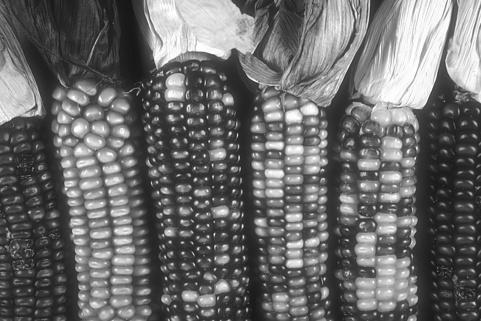
%> input picture applications/BSD300-images/2.jpg, 481 x 321 px; its folder holds 3 pictures in this run
$ octave demo_image_inpainting.m   (GNU Octave 9; MATLAB toolbox functions it lacks are replaced by stand-ins)
%> lines starting %> are read from the running program, lines starting %| are printed output that depends on the picture
### applications/methods/completion/NN_SMC.m
function [ X ] = NN_SMC(M, Mask, gamma, rho, mu, max_mu, maxIter, tol)
%% Nuclear norm based stable matrix completion (NN_SMC) via ADMM:
%  min_{X} 1/2p*||X(Mask)-M(Mask)||_F^2 + gamma*||X||_*,
%  parameters:
%     M      : observed noisy incompleted matrix data sized m x n
%     Mask   : the mask index matrix
%     gamma  : regularization parameter for nuclear norm (default: sigma*sqrt(min(m,n)/p))
%     rho    : scale lifting parameter in ADMM framework
%     mu     : dual parameter in ADMM framework
%     max_mu : maximum of mu
%     maxIter: maximum number of iterations
%     tol    : tolerance/convergence factor
%  ------------------------------------------------------------------------
%% parameters
[m, n] = size(M);
p = sum(Mask(:))/(m*n);
% if nargin < 3; gamma  = sigma * sqrt(min(m,n)/p);          end
if nargin < 4; rho     = 1.1;                              end
if nargin < 5; mu      = 1e-4;                             end
if nargin < 6; max_mu  = 1e10;                             end
if nargin < 7; maxIter = 500;                              end
if nargin < 8; tol     = 1e-6;                             end

Mask_c = ones(m,n) - Mask;
q = 1/p;
qM_Mask = q * (M .* Mask);

%% variables initialization
X = zeros(m,n);
Z = X;
M1 = zeros(m,n);

%% main loop
iter = 0;
while iter < maxIter
    iter = iter + 1;
    Xk = X;
    %% Update X
    T = qM_Mask + (mu*Z - M1);
    X = (p/(1+p*mu)) * (T.*Mask) + (1/mu) * (T.*Mask_c);

    %% Update Z -- solve NN by singular value thresholding
    [Z, nn_Z] = singval_thre(X + M1/mu, gamma/mu);

    %% Stop criterion
    dZ  = X - Z;
    chgX = max(abs(Xk(:)-X(:)));
    chg  = max([chgX max(abs(dZ(:)))]);
    if chg < tol
        break;
    end

    %% Update detail display
    if iter == 1 || mod(iter, 10) == 0
        obj = 0.5*norm((X(:)-M(:)).*Mask(:))^2 + gamma * nn_Z;
        err = norm(dZ(:));
        disp(['iter ' num2str(iter) ', mu=' num2str(mu) ...
            ', obj=' num2str(obj) ', err=' num2str(err)]);
    end

    %% Update M1 mu
    M1 = M1 + mu*dZ;
    mu = min(rho*mu,max_mu);
end
obj = 0.5*norm((X(:)-M(:)).*Mask(:))^2 + gamma * nn_Z;
err = norm(dZ(:));
disp(['iter ' num2str(iter) ', mu=' num2str(mu) ', obj=' num2str(obj) ', err=' num2str(err)]);
end

%% needed operations
function [ X, nn_X ] = singval_thre(Y, tau)
% singular value thresholding operator
% min_X tau*||X||_* + 0.5*||X-Y||_F^2
%
[U,S,V] = svd(Y,'econ');
S = diag(S);
svp = length(find(S>tau));
if svp>=1
    S = S(1:svp) - tau;
    X = U(:,1:svp)*diag(S)*V(:,1:svp)';
    nn_X = sum(S);
else
    X = zeros(size(Y));
    nn_X = 0;
end
end

### applications/demo_image_inpainting.m
%%%%% test the low-rank and/or smooth based matrix estimation methods for image inpainting task %%%%%
% including:
% 1) nuclear norm (NN)
% 2) low-rank matrix factorization (LRMF)
% 3) total variation (TV)
% 4) joint nuclear norm and total variation (NN+TV)
% 5) correlated total variation (CTV)
% 6) *** the proposed smoothed low-rank matrix factorization (sLRMF) ***

close all; clear; clc;
addpath(genpath('./lib'));
addpath(genpath('./methods/completion'));

% test images from the BSD300 dataset
imgDir = './BSD300-images';
D= dir(fullfile(imgDir,'*.jpg'));

id_of_img = 2;
img_name = fullfile(imgDir,D(id_of_img).name);
img = double(imread(img_name))/255;
%> img: size 321x481 double; min 0.0314, max 1, mean 0.418
[m, n] = size(img);
%> m = 321; n = 481

% experiment settings
sigma = 0.05;
line_text = 'line_missing';
noisy_img = img + sigma * randn(m,n);
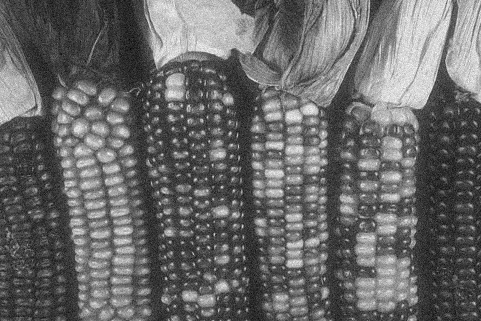
%> noisy_img: size 321x481 double; min -0.0998, max 1.16, mean 0.418; drawn with min black and max white

% evaluate the results of each method by RMSE and PSNR
RMSE = zeros(1,7);
PSNR = zeros(1,7);

%% missing cases
%% 1. random missing
% [7 lines of commented-out code are left out]

%% 2.non-random missing
% clear the following annotation symbols to choose this missing case
Mask = ones(m,n);
Mask(5:5:310,:) = 0;
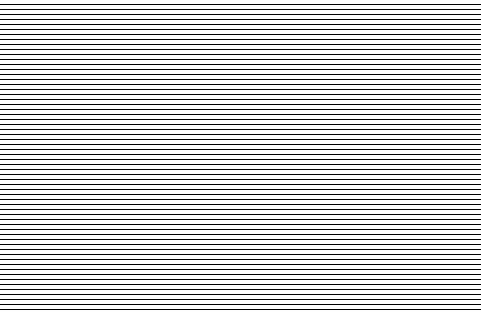
%> Mask: size 321x481 double; values 0 (black) and 1 (white), 80.7% white; black in thin lines or dots
Mask(:,5:5:470) = 0;
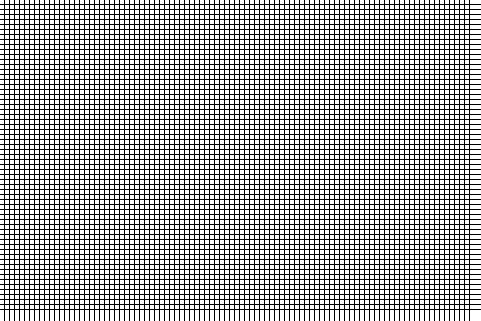
%> Mask: size 321x481 double; values 0 (black) and 1 (white), 64.9% white; black in thin lines or dots
p = 0.8;
noisy_incompleted_img = noisy_img .* Mask;
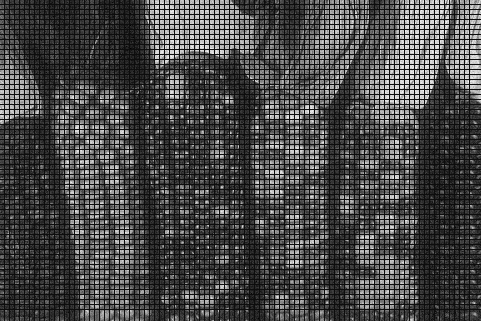
%> noisy_incompleted_img: size 321x481 double; min -0.0632, max 1.16, mean 0.271; drawn with min black and max white

%% run all methods
% 1. nuclear norm (NN)
gamma = sigma * sqrt(min(m,n)/p);
%> gamma = 1
disp('----- run NN -----');
img_est_1 = NN_SMC(noisy_incompleted_img, Mask, gamma);
%> (the run ends here)
